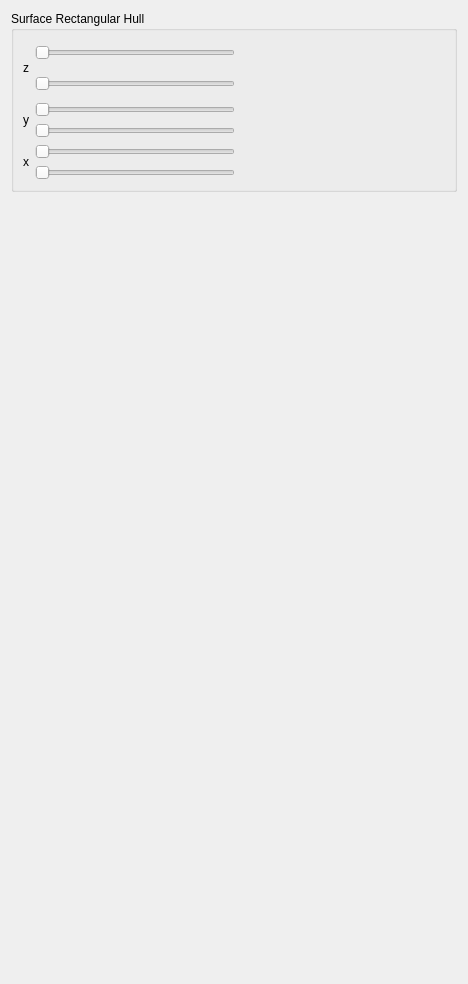
         <widget class="QWidget" name="page_5">
          <property name="geometry">
           <rect>
            <x>0</x>
            <y>0</y>
            <width>468</width>
            <height>984</height>
           </rect>
          </property>
          <attribute name="label">
           <string>Surface</string>
          </attribute>
          <layout class="QGridLayout" name="gridLayout_6">
           <item row="0" column="0">
            <widget class="QGroupBox" name="groupBox_14">
             <property name="title">
              <string>Surface Rectangular Hull</string>
             </property>
             <layout class="QGridLayout" name="gridLayout_64">
              <item row="0" column="2">
               <spacer name="horizontalSpacer_41">
                <property name="orientation">
                 <enum>Qt::Horizontal</enum>
                </property>
                <property name="sizeHint" stdset="0">
                 <size>
                  <width>40</width>
                  <height>20</height>
                 </size>
                </property>
               </spacer>
              </item>
              <item row="0" column="1">
               <layout class="QGridLayout" name="gridLayout_51">
                <item row="0" column="0">
                 <widget class="QSlider" name="horizontalSlider_surface_zmin">
                  <property name="minimumSize">
                   <size>
                    <width>0</width>
                    <height>25</height>
                   </size>
                  </property>
                  <property name="maximumSize">
                   <size>
                    <width>200</width>
                    <height>16777215</height>
                   </size>
                  </property>
                  <property name="orientation">
                   <enum>Qt::Horizontal</enum>
                  </property>
                 </widget>
                </item>
                <item row="1" column="0">
                 <widget class="QSlider" name="horizontalSlider_surface_zmax">
                  <property name="minimumSize">
                   <size>
                    <width>0</width>
                    <height>25</height>
                   </size>
                  </property>
                  <property name="maximumSize">
                   <size>
                    <width>200</width>
                    <height>16777215</height>
                   </size>
                  </property>
                  <property name="orientation">
                   <enum>Qt::Horizontal</enum>
                  </property>
                 </widget>
                </item>
               </layout>
              </item>
              <item row="0" column="0">
               <widget class="QLabel" name="label_36">
                <property name="minimumSize">
                 <size>
                  <width>0</width>
                  <height>28</height>
                 </size>
                </property>
                <property name="text">
                 <string>z</string>
                </property>
               </widget>
              </item>
              <item row="2" column="1">
               <layout class="QGridLayout" name="gridLayout_53">
                <item row="0" column="0">
                 <widget class="QSlider" name="horizontalSlider_surface_xmin">
                  <property name="maximumSize">
                   <size>
                    <width>200</width>
                    <height>16777215</height>
                   </size>
                  </property>
                  <property name="orientation">
                   <enum>Qt::Horizontal</enum>
                  </property>
                 </widget>
                </item>
                <item row="1" column="0">
                 <widget class="QSlider" name="horizontalSlider_surface_xmax">
                  <property name="maximumSize">
                   <size>
                    <width>200</width>
                    <height>16777215</height>
                   </size>
                  </property>
                  <property name="orientation">
                   <enum>Qt::Horizontal</enum>
                  </property>
                 </widget>
                </item>
               </layout>
              </item>
              <item row="1" column="0">
               <widget class="QLabel" name="label_5">
                <property name="text">
                 <string>y</string>
                </property>
               </widget>
              </item>
              <item row="2" column="0">
               <widget class="QLabel" name="label_6">
                <property name="text">
                 <string>x</string>
                </property>
               </widget>
              </item>
              <item row="1" column="1">
               <layout class="QGridLayout" name="gridLayout_49">
                <item row="0" column="0">
                 <widget class="QSlider" name="horizontalSlider_surface_ymin">
                  <property name="maximumSize">
                   <size>
                    <width>200</width>
                    <height>16777215</height>
                   </size>
                  </property>
                  <property name="orientation">
                   <enum>Qt::Horizontal</enum>
                  </property>
                 </widget>
                </item>
                <item row="1" column="0">
                 <widget class="QSlider" name="horizontalSlider_surface_ymax">
                  <property name="maximumSize">
                   <size>
                    <width>200</width>
                    <height>16777215</height>
                   </size>
                  </property>
                  <property name="orientation">
                   <enum>Qt::Horizontal</enum>
                  </property>
                 </widget>
                </item>
               </layout>
              </item>
             </layout>
            </widget>
           </item>
           <item row="1" column="0">
            <spacer name="verticalSpacer_21">
             <property name="orientation">
              <enum>Qt::Vertical</enum>
             </property>
             <property name="sizeType">
              <enum>QSizePolicy::Expanding</enum>
             </property>
             <property name="sizeHint" stdset="0">
              <size>
               <width>20</width>
               <height>30</height>
              </size>
             </property>
            </spacer>
           </item>
          </layout>
         </widget>
